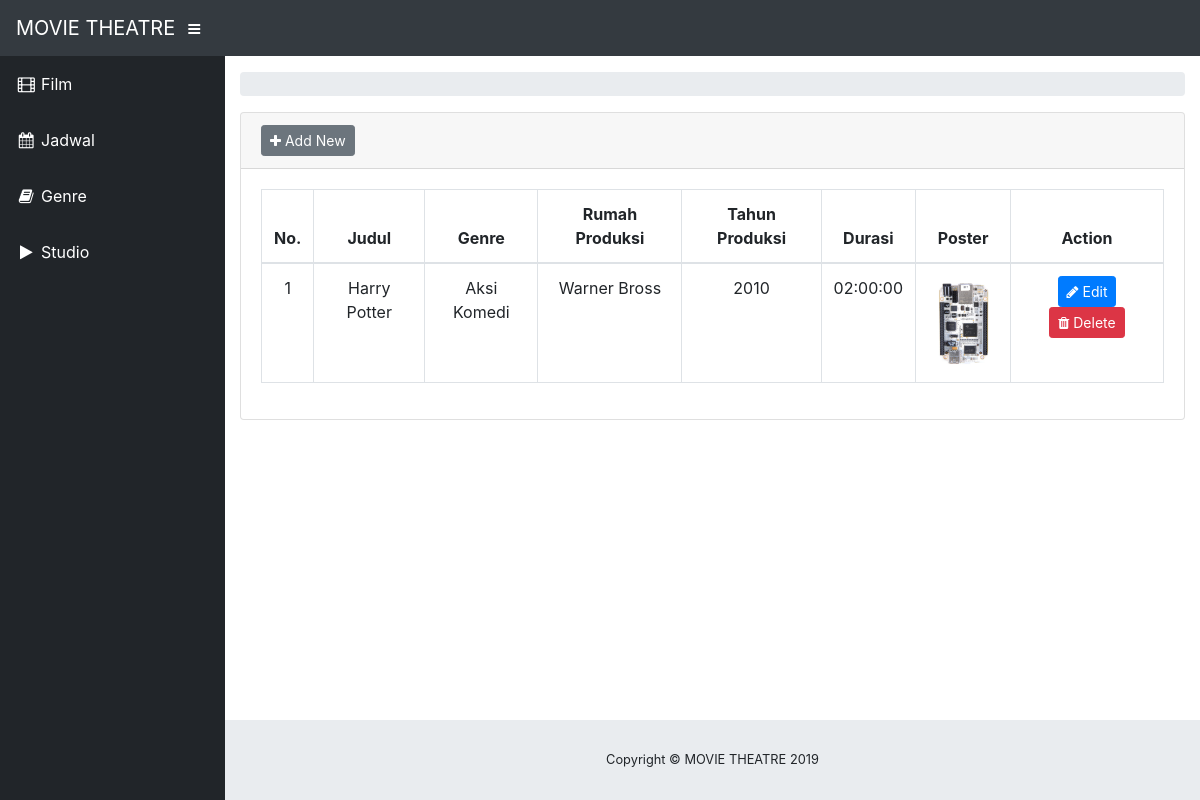
The page / on the database its author committed.
### tables this page shows
CREATE TABLE `tbl_film` (
  `id_film` int(11) NOT NULL,
  `judul` varchar(100) DEFAULT NULL,
  `id_genre` int(11) DEFAULT NULL,
  `rumah_produksi` varchar(100) DEFAULT NULL,
  `tahun_produksi` year(4) DEFAULT NULL,
  `durasi` time DEFAULT NULL,
  `tanggal_mulai` date DEFAULT NULL,
  `tanggal_selesai` date DEFAULT NULL,
  `sinopsis` varchar(200) DEFAULT NULL,
  `poster` varchar(255) DEFAULT 'default.jpg'
);

CREATE TABLE `tbl_genre` (
  `id_genre` int(11) NOT NULL,
  `nama_genre` varchar(50) DEFAULT NULL
);

### application/controllers/Film.php (called while the page is built, shortened)
<?php
class Film extends CI_Controller
{
    public function __construct()
    {
        $this->load->model("film_model");
        $this->load->library('form_validation');
    }
    public function index()
    {
        $data["film"] = $this->film_model->getAll();
        $this->load->view("film/list_film", $data);
    }
}

### index.php (called while the page is built, shortened)
<?php
require_once BASEPATH.'core/CodeIgniter.php';

### application/models/Film_model.php (called while the page is built, shortened)
<?php defined('BASEPATH') OR exit('No direct script access allowed');
class Film_model extends CI_Model
{
    private $_table = "tbl_film";
    public function getAll()
    {
        $this->db->select('tbl_film.id_film, tbl_film.judul, tbl_genre.nama_genre, tbl_film.rumah_produksi, tbl_film.tahun_produksi, tbl_film.durasi, tbl_film.poster');
        $this->db->join('tbl_genre','tbl_film.id_genre=tbl_genre.id_genre');
        return $this->db->get($this->_table)->result();
    }
}

### application/views/film/tabel_film.php (the view)
<div class="card mb-3">
	<div class="card-header">
		<a href="<?php echo site_url('film/add') ?>" class="btn btn-secondary btn-sm"><i class="fa fa-plus"></i> Add New</a>
	</div>
	<div class="card-body">
		<div class="table-responsive">
			<table class="table table-hover table-bordered" id="dataTable" width="100%" cellspacing="0">
				<thead align="center">
					<tr>
						<th>No.</th>
						<th>Judul</th>
						<th>Genre</th>
						<th>Rumah Produksi</th>
						<th>Tahun Produksi</th>
						<th>Durasi</th>
						<th>Poster</th>
						<th>Action</th>
					</tr>
				</thead>
				<tbody align="center">
					<?php $i=1; foreach ($film as $row): ?>
					<tr>
						<td><?php echo $i++ ?></td>
						<td>
							<?php echo $row->judul ?>
						</td>
						<td>
							<?php echo $row->nama_genre ?>
						</td>
						<td>
							<?php echo $row->rumah_produksi ?>
						</td>
						<td>
							<?php echo $row->tahun_produksi ?>
						</td>
						<td>
							<?php echo $row->durasi ?>
						</td>
						<td>
							<img src="<?php echo base_url('upload/film/'.$row->poster) ?>" width="70" />
						</td>
						<td>
							<a href="<?php echo site_url('film/edit/'.$row->id_film) ?>"
							 class="btn btn-sm btn-primary"><i class="fa fa-pencil"></i> Edit</a>
							<a onclick="deleteConfirm('<?php echo site_url('film/delete/'.$row->id_film) ?>')"
							 href="#!" class="btn btn-sm btn-danger"><i class="fa fa-trash"></i> Delete</a>
						</td>
					</tr>
					<?php endforeach; ?>
				</tbody>
			</table>
		</div>
	</div>
</div>

### application/views/film/list_film.php (shortened to what this page needs)
<!DOCTYPE html>
<html lang="en">
<head>
	<?php $this->load->view("pages/head.php") ?>
</head>
<body id="page-top">
	<?php $this->load->view("pages/navbar.php") ?>
	<div id="wrapper">
		<?php $this->load->view("pages/sidebar.php") ?>
		<div id="content-wrapper">
			<div class="container-fluid">
				<?php $this->load->view("pages/breadcrumb.php") ?>
				<?php $this->load->view("film/tabel_film.php") ?>
			</div>
			<?php $this->load->view("pages/footer.php") ?>
		</div>
	</div>
</body>
</html>

### application/views/pages/head.php (shortened to what this page needs)
<head>
  <link href="<?php echo base_url();?>assets/dist/css/bootstrap.min.css" rel="stylesheet">
  <link href="<?php echo base_url();?>assets/vendor/font-awesome/css/font-awesome.min.css" rel="stylesheet">
  <link href="<?php echo base_url();?>assets/vendor/datatables/dataTables.bootstrap4.css" rel="stylesheet">
  <link href="<?php echo base_url();?>assets/css/sb-admin.css" rel="stylesheet">
</head>

### application/views/pages/navbar.php (shortened to what this page needs)
<nav class="navbar navbar-expand navbar-dark bg-dark static-top">
    <a class="navbar-brand mr-1" href="<?php echo site_url('film') ?>"><?php echo SITE_NAME ?></a>
    <button class="btn btn-link btn-sm text-white order-1 order-sm-0" id="sidebarToggle" href="#">
        <i class="fa fa-bars"></i>
    </button>
</nav>

### application/views/pages/sidebar.php
<ul class="sidebar navbar-nav">
    <li class="nav-item <?php echo $this->uri->segment(2) == '' ? 'active': '' ?>">
        <a class="nav-link" href="<?php echo site_url('film') ?>">
            <i class="fa fa-fw fa-film"></i>
            <span>Film</span>
        </a>
    </li>
    <li class="nav-item <?php echo $this->uri->segment(2) == '' ? 'active': '' ?>">
        <a class="nav-link" href="<?php echo site_url('jadwal') ?>">
            <i class="fa fa-fw fa-calendar"></i>
            <span>Jadwal</span></a>
    </li>
    <li class="nav-item <?php echo $this->uri->segment(2) == '' ? 'active': '' ?>">
        <a class="nav-link" href="<?php echo site_url('genre') ?>">
            <i class="fa fa-fw fa-book"></i>
            <span>Genre</span></a>
    </li>
    <li class="nav-item <?php echo $this->uri->segment(2) == '' ? 'active': '' ?>">
        <a class="nav-link" href="<?php echo site_url('studio') ?>">
            <i class="fa fa-fw fa-play"></i>
            <span>Studio</span></a>
    </li>
</ul>

### application/views/pages/breadcrumb.php (shortened to what this page needs)
<ol class="breadcrumb">
</ol>

### application/views/pages/footer.php
<footer class="sticky-footer">
  <div class="container my-auto">
    <div class="copyright text-center my-auto">
      <span>Copyright © <?php echo SITE_NAME ." ". Date('Y') ?></span>
    </div>
  </div>
</footer>

### rows shown on the page
tbl_film: judul "Harry Potter", id_genre.nama_genre "Aksi Komedi", rumah_produksi "Warner Bross", tahun_produksi "2010", durasi "02:00:00", poster (picture)

### other values the page prints
SITE_NAME "MOVIE THEATRE"
Date('Y') "2019"
